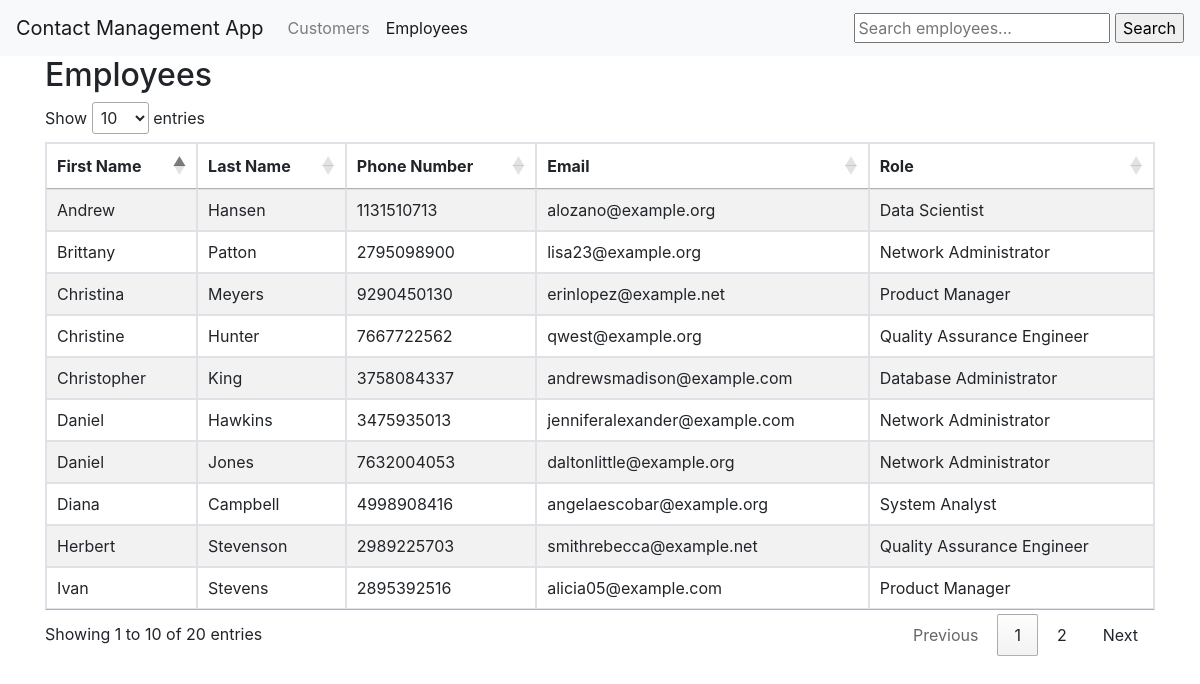
The page /employees/ on the database as committed earlier.
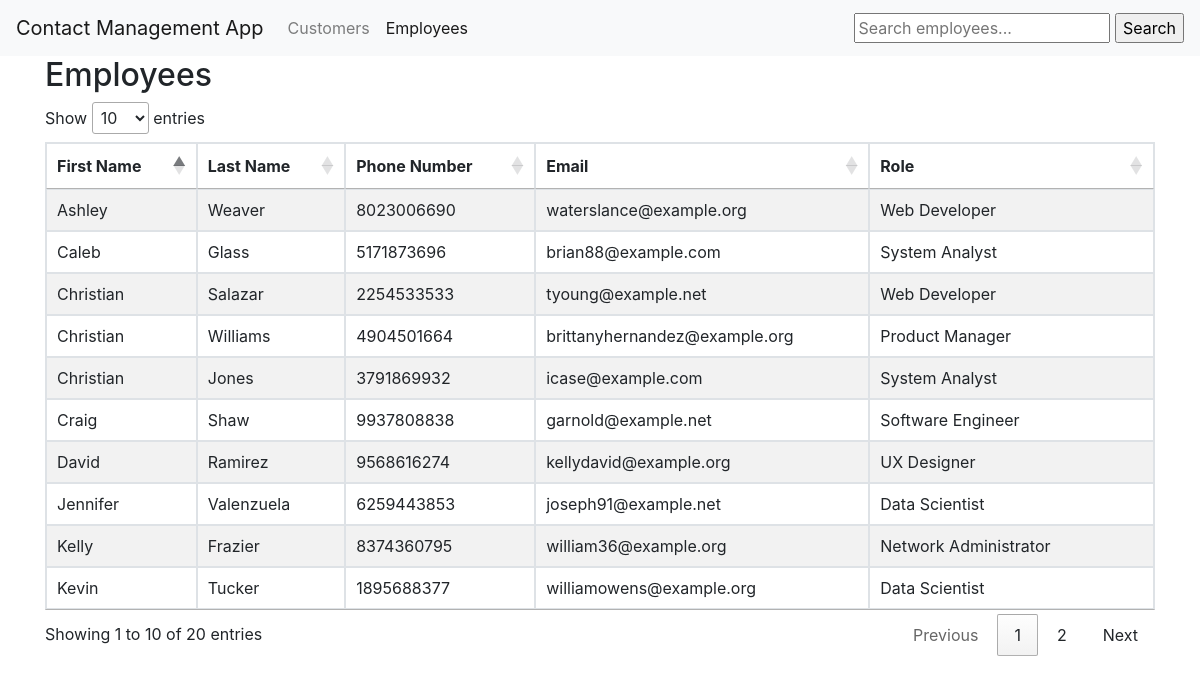
The same page on the database as committed later.
### djangoapp/models.py (models this page shows)
class Employee(models.Model):
    first_name = models.CharField(max_length=255, validators=[MinLengthValidator(3), MaxLengthValidator(255)])
    last_name = models.CharField(max_length=255, validators=[MinLengthValidator(3), MaxLengthValidator(255)])
    phone_number = models.CharField(max_length=15, validators=[MinLengthValidator(10), MaxLengthValidator(15), RegexValidator(r'^\+?1?\d{9,15}$')])
    email = models.EmailField(max_length=255, validators=[MinLengthValidator(3), MaxLengthValidator(255), EmailValidator()])
    role = models.CharField(max_length=255, validators=[MinLengthValidator(3), MaxLengthValidator(255)])

### djangoapp/views.py (the view)
# urls.py: path('employees/', views.employees, name='employees'),
def employees(request):
    employees = Employee.objects.all()
    return render(request, 'employees.html', {'employees': employees})

### djangoapp/templates/employees.html (shortened to what this page needs)
<!DOCTYPE html>
<html>
<head>
    <link rel="stylesheet" href="https://stackpath.bootstrapcdn.com/bootstrap/4.5.0/css/bootstrap.min.css">
    <link rel="stylesheet" type="text/css" href="https://cdn.datatables.net/1.10.22/css/jquery.dataTables.min.css">
</head>
<body>
    <nav class="navbar navbar-expand-lg navbar-light bg-light">
        <a class="navbar-brand">Contact Management App</a>
        <div class="collapse navbar-collapse" id="navbarNav">
            <ul class="navbar-nav">
                <li class="nav-item">
                    <a class="nav-link" href="/customers">Customers</a>
                </li>
                <li class="nav-item active">
                    <a class="nav-link" href="/employees">Employees</a>
                </li>
            </ul>
        </div>
        <form method="GET" action="{% url 'djangoapp:search_employees' %}">
            <input type="text" name="q" placeholder="Search employees...">
            <input type="submit" value="Search">
        </form>
    </nav>
    <div class="container">
        <h2>Employees</h2>
        <table id="employeesTable" class="table table-striped table-bordered">
            <thead>
                <tr>
                    <th>First Name</th>
                    <th>Last Name</th>
                    <th>Phone Number</th>
                    <th>Email</th>
                    <th>Role</th>
                </tr>
            </thead>
            <tbody>
            {% for employee in employees %}
                <tr>
                    <td>{{ employee.first_name }}</td>
                    <td>{{ employee.last_name }}</td>
                    <td>{{ employee.phone_number }}</td>
                    <td>{{ employee.email }}</td>
                    <td>{{ employee.role }}</td>
                </tr>
            {% endfor %}
            </tbody>
        </table>
    </div>
</body>
</html>

Rows that differ between the two databases and show on the page:
no longer on this page (row edited): Employee: first_name "Daniel", last_name "Hawkins", phone_number "3475935013", email "jenniferalexander@example.com", role "Network Administrator"
no longer on this page (row edited): Employee: first_name "Ivan", last_name "Stevens", phone_number "2895392516", email "alicia05@example.com", role "Product Manager"
no longer on this page (row edited): Employee: first_name "Andrew", last_name "Hansen", phone_number "1131510713", email "alozano@example.org", role "Data Scientist"
changed Employee: first_name "Christine" → "Jennifer"; last_name "Hunter" → "Valenzuela"; phone_number "7667722562" → "6259443853"; email "qwest@example.org" → "joseph91@example.net"; role "Quality Assurance Engineer" → "Data Scientist"
changed Employee "Network Administrator": first_name "Brittany" → "Kelly"; last_name "Patton" → "Frazier"; phone_number "2795098900" → "8374360795"; email "lisa23@example.org" → "william36@example.org"
changed Employee: first_name "Diana" → "Christian"; last_name "Campbell" → "Salazar"; phone_number "4998908416" → "2254533533"; email "angelaescobar@example.org" → "tyoung@example.net"; role "System Analyst" → "Web Developer"
now on this page (row edited): Employee: first_name "Christian", last_name "Williams", phone_number "4904501664", email "brittanyhernandez@example.org", role "Product Manager"
changed Employee: first_name "Herbert" → "Christian"; last_name "Stevenson" → "Jones"; phone_number "2989225703" → "3791869932"; email "smithrebecca@example.net" → "icase@example.com"; role "Quality Assurance Engineer" → "System Analyst"
changed Employee: first_name "Christopher" → "Ashley"; last_name "King" → "Weaver"; phone_number "3758084337" → "8023006690"; email "andrewsmadison@example.com" → "waterslance@example.org"; role "Database Administrator" → "Web Developer"
now on this page (row edited): Employee: first_name "Caleb", last_name "Glass", phone_number "5171873696", email "brian88@example.com", role "System Analyst"
changed Employee: first_name "Christina" → "David"; last_name "Meyers" → "Ramirez"; phone_number "9290450130" → "9568616274"; email "erinlopez@example.net" → "kellydavid@example.org"; role "Product Manager" → "UX Designer"
changed Employee: first_name "Daniel" → "Craig"; last_name "Jones" → "Shaw"; phone_number "7632004053" → "9937808838"; email "daltonlittle@example.org" → "garnold@example.net"; role "Network Administrator" → "Software Engineer"
now on this page (row edited): Employee: first_name "Kevin", last_name "Tucker", phone_number "1895688377", email "williamowens@example.org", role "Data Scientist"
